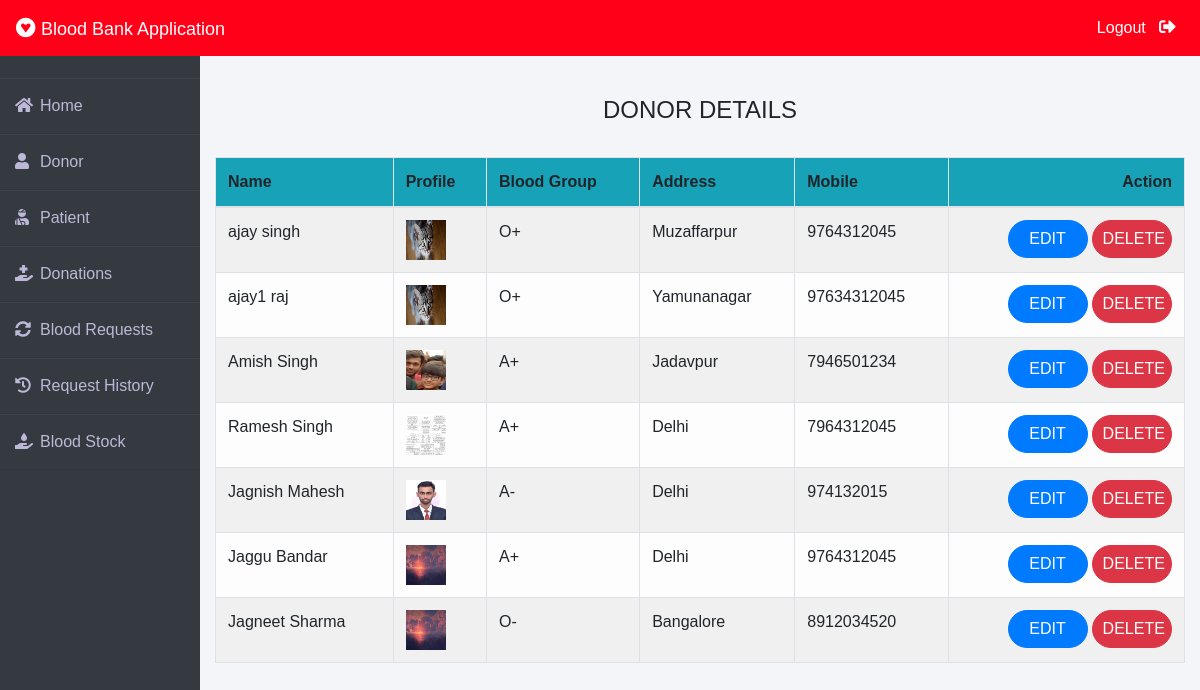
Page /admin-donor (signed in) on the committed database.
### donor/models.py (models this page shows, shortened)
class Donor(models.Model):
    user=models.OneToOneField(User,on_delete=models.CASCADE)
    profile_pic= models.ImageField(upload_to='profile_pic/Donor/',null=True,blank=True)
    bloodgroup=models.CharField(max_length=10)
    address = models.CharField(max_length=40)
    mobile = models.CharField(max_length=20,null=False)
    @property
    def get_name(self):
        return self.user.first_name+" "+self.user.last_name

### blood/views.py (the view)
# urls.py: path('admin-donor', views.admin_donor_view,name='admin-donor'),
@login_required(login_url='adminlogin')
def admin_donor_view(request):
    donors=dmodels.Donor.objects.all()
    return render(request,'blood/admin_donor.html',{'donors':donors})

### templates/blood/admin_donor.html
{% extends 'blood/adminbase.html' %}
{% block content %}
{% load widget_tweaks %}
{%load static%}
<br><br>
<div class="container">
    <H4 class="text-center">DONOR DETAILS</H4><br>
    <table class="table table-light table-hover table-bordered table-striped">
        <thead class="bg-info">
            <tr>
                <th scope="col">Name</th>
                <th scope="col">Profile</th>
                <th scope="col">Blood Group</th>
                <th scope="col">Address</th>
                <th scope="col">Mobile</th>
                <th class="text-right">Action</th>
            </tr>
        </thead>
        <tbody>
            {% for t in donors %}
            <tr>
                <td> {{t.get_name}}</td>
                <td> <img src="{% static t.profile_pic.url %}" alt="Profile Pic" height="40px" width="40px" /></td>
                <td>{{t.bloodgroup}}</td>
                <td>{{t.address}}</td>
                <td>{{t.mobile}}</td>
                <td class="text-right">
                    <button class="btn btn-primary badge-pill" style="width: 80px;"><a  style="text-decoration: none;color: white;" href="{% url 'update-donor' t.id  %}">EDIT</a> </button>
                    <button class="btn btn-danger badge-pill" style="width: 80px;"><a  style="text-decoration: none;color: white;" href="{% url 'delete-donor' t.id  %}">DELETE</a> </button>
                </td>
            </tr>
            {% endfor %}
        </tbody>
    </table>
</div>
{% endblock content %}

### templates/blood/adminbase.html (shortened to what this page needs)
<!DOCTYPE html>
<html lang="en">
<head>
    <link rel="stylesheet" href="https://maxcdn.bootstrapcdn.com/bootstrap/4.0.0/css/bootstrap.min.css">
    <link rel="stylesheet" href="https://cdnjs.cloudflare.com/ajax/libs/font-awesome/5.14.0/css/all.css">
</head>
<body>
    <nav class="navbar navbar-expand-lg navbar-light fixed-top bg-danger">
        <a style="color:white;" class="navbar-brand" href="/"><i class="fab fa-gratipay"></i>&nbsp;<font face = "Comic sans MS" size ="4">Blood Bank Application</font></a>
        <div class="navbar-collapse collapse w-100 order-3 dual-collapse2">
            <ul class="navbar-nav ml-auto">
                <li class="nav-item">
                    <a class="nav-link" style="color: white;" href="/logout">Logout &nbsp; <i class="fas fa-sign-out-alt"></i></a>
                </li>
            </ul>
        </div>
      </nav>
<br><br>
<div class="wrapper">
    <div class="sidebar">
        <ul>
            <li><a style="text-decoration:none;" href="/"><i class="fas fa-home"></i>Home</a></li>
            <li><a style="text-decoration:none;" href="/admin-donor"><i class="fas fa-user"></i>Donor</a></li>
            <li><a style="text-decoration:none;" href="/admin-patient"><i class="fas fa-user-injured"></i>Patient</a></li>
            <li><a style="text-decoration:none;" href="/admin-donation"><i class="fas fa-hand-holding-medical"></i>Donations</a></li>
            <li><a style="text-decoration:none;" href="/admin-request"><i class="fas fa-sync-alt"></i>Blood Requests</a></li>
            <li><a style="text-decoration:none;" href="/admin-request-history"><i class="fas fa-history"></i>Request History</a></li>
            <li><a style="text-decoration:none;" href="/admin-blood"><i class="fas fa-hand-holding-water"></i>Blood Stock</a></li>
        </ul>
    </div>
    <div class="main_content">
{% block content %}
{% endblock content %}
    </div>
</div>
</body>
</html>

### templates/blood/adminbase.html (style rules this page uses)
* { margin: 0; padding: 0; box-sizing: border-box; list-style: none; text-decoration: none; font-family: 'Josefin Sans', sans-serif; }
body { background-color: #f3f5f9; }
.bg-danger { background-color: #ff0018!important; }
.wrapper { display: flex; position: relative; }
.wrapper .sidebar { width: 200px; height: 100%; background: #343a40; padding: 30px 0px; position: fixed; }
.wrapper .sidebar ul li { padding: 15px; border-bottom: 1px solid #bdb8d7; border-bottom: 1px solid rgba(0,0,0,0.05); border-top: 1px solid rgba(255,255,255,0.05); }
.wrapper .sidebar ul li a { color: #bdb8d7; display: block; }
.wrapper .sidebar ul li a .fas { width: 25px; }
.wrapper .main_content { width: 100%; margin-left: 200px; }
.fa-sign-out-alt { color: white; font-size: 2ex; }

### rows in the picture
Donor: get_name "ajay singh", profile_pic (picture), bloodgroup "O+", address "Muzaffarpur", mobile "9764312045"
Donor: get_name "ajay1 raj", profile_pic (picture), bloodgroup "O+", address "Yamunanagar", mobile "97634312045"
Donor: get_name "Amish Singh", profile_pic (picture), bloodgroup "A+", address "Jadavpur", mobile "7946501234"
Donor: get_name "Ramesh Singh", profile_pic (picture), bloodgroup "A+", address "Delhi", mobile "7964312045"
Donor: get_name "Jagnish Mahesh", profile_pic (picture), bloodgroup "A-", address "Delhi", mobile "974132015"
Donor: get_name "Jaggu Bandar", profile_pic (picture), bloodgroup "A+", address "Delhi", mobile "9764312045"
Donor: get_name "Jagneet Sharma", profile_pic (picture), bloodgroup "O-", address "Bangalore", mobile "8912034520"
